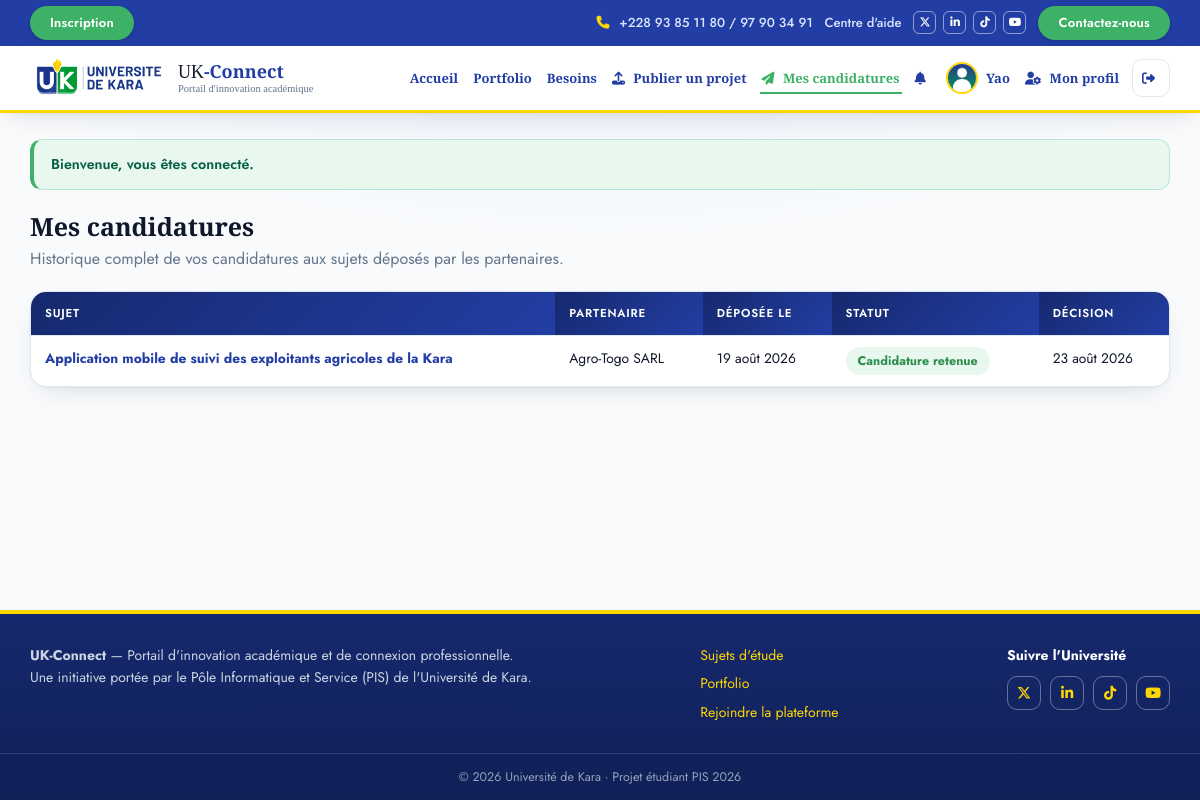
The app's page /mes-candidatures.php (signed in) with its own data.
### tables this page shows
CREATE TABLE utilisateurs (
    id                INT UNSIGNED  NOT NULL AUTO_INCREMENT COMMENT 'Identifiant unique du compte',
    nom               VARCHAR(100)  NOT NULL                COMMENT 'Nom de famille',
    prenom            VARCHAR(100)  NOT NULL                COMMENT 'Prénom',
    email             VARCHAR(150)  NOT NULL                COMMENT 'Identifiant de connexion (unique)',
    telephone         VARCHAR(20)   NULL                    COMMENT 'Contact visible aux partenaires',
    mot_de_passe      VARCHAR(255)  NOT NULL                COMMENT 'Hachage password_hash (bcrypt/argon2) — JAMAIS en clair',
    role_id           TINYINT UNSIGNED NOT NULL             COMMENT 'Rôle du compte → roles(id)',
    id_faculte        INT UNSIGNED  NULL                    COMMENT 'Faculté de rattachement (étudiants)',
    nom_structure     VARCHAR(150)  NULL                    COMMENT 'Raison sociale (partenaires uniquement)',
    niveau_etudes     VARCHAR(60)   NULL                    COMMENT 'Niveau d''études actuel (Licence 3, Master 1, Ingénieur…)',
    photo_profil      VARCHAR(255)  NULL                    COMMENT 'Nom du fichier avatar',
    banniere_profil   VARCHAR(255)  NULL                    COMMENT 'Nom du fichier bannière de couverture',
    bio               TEXT          NULL                    COMMENT 'Présentation libre du profil',
    actif             BOOLEAN       NOT NULL DEFAULT TRUE   COMMENT 'Suppression douce : FALSE = compte désactivé',
    date_creation     TIMESTAMP     NOT NULL DEFAULT CURRENT_TIMESTAMP COMMENT 'Création du compte',
    date_modification TIMESTAMP     NOT NULL DEFAULT CURRENT_TIMESTAMP
                                    ON UPDATE CURRENT_TIMESTAMP COMMENT 'Dernière mise à jour (auto)',
    PRIMARY KEY (id),
    UNIQUE KEY uq_utilisateurs_email (email),
    KEY idx_utilisateurs_role (role_id),
    CONSTRAINT fk_utilisateurs_role     FOREIGN KEY (role_id)   REFERENCES roles(id)
                                        ON DELETE RESTRICT ON UPDATE CASCADE,
    CONSTRAINT fk_utilisateurs_faculte  FOREIGN KEY (id_faculte) REFERENCES facultes(id)
                                        ON DELETE SET NULL ON UPDATE CASCADE,
    CONSTRAINT chk_utilisateurs_email   CHECK (email LIKE '%_@_%._%'),
    CONSTRAINT chk_utilisateurs_mdp     CHECK (CHAR_LENGTH(mot_de_passe) >= 20)
                                         
                                         
);

CREATE TABLE candidatures (
    id               INT UNSIGNED NOT NULL AUTO_INCREMENT COMMENT 'Identifiant de la candidature',
    id_sujet         INT UNSIGNED NOT NULL                COMMENT 'Sujet visé → besoins_sujets(id)',
    id_etudiant      INT UNSIGNED NOT NULL                COMMENT 'Étudiant candidat → utilisateurs(id)',
    statut_id        TINYINT UNSIGNED NOT NULL DEFAULT 1  COMMENT 'Suivi → statuts_candidature(id) (1 = en_attente)',
    date_candidature TIMESTAMP    NOT NULL DEFAULT CURRENT_TIMESTAMP COMMENT 'Date de dépôt',
    date_decision    DATETIME     NULL                    COMMENT 'Horodatage de la décision (retenue / non_retenue)',
    PRIMARY KEY (id),
    UNIQUE KEY uq_candidature_unique (id_sujet, id_etudiant),
     
     
    KEY idx_candidatures_sujet    (id_sujet, statut_id),   
    KEY idx_candidatures_etudiant (id_etudiant, date_candidature),  
    CONSTRAINT fk_candidatures_sujet    FOREIGN KEY (id_sujet)    REFERENCES besoins_sujets(id)
                                        ON DELETE CASCADE ON UPDATE CASCADE,
                                         
    CONSTRAINT fk_candidatures_etudiant FOREIGN KEY (id_etudiant) REFERENCES utilisateurs(id)
                                        ON DELETE RESTRICT ON UPDATE CASCADE,
                                         
    CONSTRAINT fk_candidatures_statut   FOREIGN KEY (statut_id)   REFERENCES statuts_candidature(id)
                                        ON DELETE RESTRICT ON UPDATE CASCADE
     
     
);

CREATE TABLE besoins_sujets (
    id                   INT UNSIGNED NOT NULL AUTO_INCREMENT COMMENT 'Identifiant du sujet',
    id_partenaire        INT UNSIGNED NOT NULL                COMMENT 'Partenaire déposant → utilisateurs(id)',
    titre_sujet          VARCHAR(200) NOT NULL                COMMENT 'Titre de la problématique',
    description_probleme TEXT         NOT NULL                COMMENT 'Description détaillée du besoin',
    secteur_filiere      VARCHAR(100) NOT NULL                COMMENT 'Secteur / filière concerné',
    id_faculte           INT UNSIGNED NULL                    COMMENT 'Faculté suggérée / confirmée par l''admin',
    statut_id            TINYINT UNSIGNED NOT NULL DEFAULT 1  COMMENT 'Modération → statuts_validation(id) (1 = en_attente)',
    valide_par           INT UNSIGNED NULL                    COMMENT 'Admin ayant tranché → utilisateurs(id)',
    date_validation      DATETIME     NULL                    COMMENT 'Horodatage de la décision de modération',
    date_creation        TIMESTAMP    NOT NULL DEFAULT CURRENT_TIMESTAMP COMMENT 'Dépôt du sujet',
    date_modification    TIMESTAMP    NOT NULL DEFAULT CURRENT_TIMESTAMP
                                      ON UPDATE CURRENT_TIMESTAMP COMMENT 'Dernière mise à jour (auto)',
    PRIMARY KEY (id),
    KEY idx_besoins_partenaire (id_partenaire),
    KEY idx_besoins_statut     (statut_id, id),       
    KEY idx_besoins_secteur    (secteur_filiere),
    KEY idx_besoins_faculte    (id_faculte),
    CONSTRAINT fk_besoins_partenaire  FOREIGN KEY (id_partenaire)    REFERENCES utilisateurs(id)
                                      ON DELETE RESTRICT ON UPDATE CASCADE,
    CONSTRAINT fk_besoins_faculte     FOREIGN KEY (id_faculte)       REFERENCES facultes(id)
                                      ON DELETE SET NULL ON UPDATE CASCADE,
    CONSTRAINT fk_besoins_statut      FOREIGN KEY (statut_id)        REFERENCES statuts_validation(id)
                                      ON DELETE RESTRICT ON UPDATE CASCADE,
    CONSTRAINT fk_besoins_valide_par  FOREIGN KEY (valide_par)       REFERENCES utilisateurs(id)
                                      ON DELETE SET NULL ON UPDATE CASCADE
     
     
     
);

CREATE TABLE statuts_candidature (
    id       TINYINT UNSIGNED NOT NULL AUTO_INCREMENT,
    code     VARCHAR(20)      NOT NULL COMMENT 'Code technique (en_attente | retenue | non_retenue)',
    libelle  VARCHAR(60)      NOT NULL COMMENT 'Libellé affiché',
    PRIMARY KEY (id),
    UNIQUE KEY uq_statuts_candidature_code (code)
);

### includes/auth.php (called while the page is built, shortened)
<?php
require_once __DIR__ . '/../config/database.php';
require_once __DIR__ . '/functions.php';
function current_user(): ?array
{
    static $cache = false;
    global $USER_COURANT;
    if ($cache !== false) return $USER_COURANT;
    $cache = true;
    $st = db()->prepare(
        'SELECT u.*, r.code AS role_code, f.sigle AS faculte_sigle
         FROM utilisateurs u
         JOIN roles r        ON r.id = u.role_id
         LEFT JOIN facultes f ON f.id = u.id_faculte
         WHERE u.id = ? AND u.actif = 1'
    );
    $st->execute([$_SESSION['user_id']]);
    $u = $st->fetch();
    $USER_COURANT = $u;
    return $u;
}
function est_etudiant(): bool  { $u = current_user(); return $u && $u['role_code'] === 'etudiant'; }
function est_partenaire(): bool{ $u = current_user(); return $u && $u['role_code'] === 'partenaire'; }
function est_admin(): bool     { $u = current_user(); return $u && $u['role_code'] === 'admin'; }
function require_login(): array
{
    $u = current_user();
    return $u;
}
function require_role(string ...$roles): array
{
    $u = require_login();
    return $u;
}

### config/database.php (called while the page is built, shortened)
<?php
function db(): PDO
{
    static $pdo = null;
    if ($pdo === null) {
        $dsn = 'mysql:host=' . DB_HOST . ';dbname=' . DB_NAME . ';charset=utf8mb4';
        try {
            $pdo = new PDO($dsn, DB_USER, DB_PASS, [
                PDO::ATTR_ERRMODE            => PDO::ERRMODE_EXCEPTION,
                PDO::ATTR_DEFAULT_FETCH_MODE => PDO::FETCH_ASSOC,
                PDO::ATTR_EMULATE_PREPARES   => false,
            ]);
        } catch (PDOException $e) {
            die('Impossible de se connecter à la base de données.
                 Vérifiez que MySQL est démarré dans XAMPP et que la base « ukconnect »
                 est importée (voir README.md).');
        }
    }
    return $pdo;
}

### mes-candidatures.php (the view, shortened to what this page needs)
<?php
require_once __DIR__ . '/includes/auth.php';
$u = require_role('etudiant');
$pdo = db();
$st = $pdo->prepare(
    'SELECT c.id, c.date_candidature, c.date_decision, sc.code AS statut_code,
            sc.libelle AS statut_libelle, s.id AS sujet_id, s.titre_sujet,
            u2.nom_structure AS partenaire, f.sigle AS faculte_sigle
     FROM candidatures c
     JOIN statuts_candidature sc ON sc.id = c.statut_id
     JOIN besoins_sujets s       ON s.id  = c.id_sujet
     JOIN utilisateurs u2        ON u2.id = s.id_partenaire
     LEFT JOIN facultes f        ON f.id  = u2.id_faculte
     WHERE c.id_etudiant = ?
     ORDER BY c.date_candidature DESC'
);
$st->execute([$u['id']]);
$candidatures = $st->fetchAll();
function classe_statut(string $code): string {
    return match ($code) {
        'valide', 'retenue'      => 'statut-valide',
        'rejete', 'non_retenue'  => 'statut-rejete',
        default                  => 'statut-en-attente',
    };
}
require __DIR__ . '/includes/header.php';
?>
<div class="page-titre">
  <h1>Mes candidatures</h1>
  <p>Historique complet de vos candidatures aux sujets déposés par les partenaires.</p>
</div>
<?php if (!$candidatures): ?>
  <div class="panneau">
    <p>Aucune candidature pour le moment. Parcourez la
       <a href="<?= url('sujets.php') ?>"><b>banque de sujets d'étude</b></a> pour trouver votre sujet de mémoire <i class="fa-solid fa-lightbulb"></i></p>
  </div>
<?php else: ?>
<div class="tableau-englobant">
  <table>
    <thead>
      <tr><th>Sujet</th><th>Partenaire</th><th>Déposée le</th><th>Statut</th><th>Décision</th></tr>
    </thead>
    <tbody>
      <?php foreach ($candidatures as $c): ?>
      <tr>
        <td><a href="<?= url('sujet-voir.php?id=' . (int)$c['sujet_id']) ?>"><b><?= e($c['titre_sujet']) ?></b></a></td>
        <td><?= e($c['partenaire']) ?></td>
        <td><?= date_fr($c['date_candidature']) ?></td>
        <td><span class="statut <?= classe_statut($c['statut_code']) ?>"><?= e($c['statut_libelle']) ?></span></td>
        <td><?= $c['date_decision'] ? date_fr($c['date_decision']) : '—' ?></td>
      </tr>
      <?php endforeach; ?>
    </tbody>
  </table>
</div>
<?php endif; ?>
<?php require __DIR__ . '/includes/footer.php'; ?>

### includes/header.php (shortened to what this page needs)
<?php
require_once __DIR__ . '/auth.php';
$u = current_user();
$chemin = $_SERVER['SCRIPT_NAME'] ?? '';
$navActif = function (string $suffixe) use ($chemin): string {
    if ($suffixe === '/index.php' && str_ends_with($chemin, 'admin/index.php')) return '';
    return str_ends_with($chemin, $suffixe) ? ' nav-actif' : '';
};
?>
<!DOCTYPE html>
<html lang="fr">
<head>
<link rel="stylesheet" href="https://cdnjs.cloudflare.com/ajax/libs/font-awesome/6.5.1/css/all.min.css">
<link rel="stylesheet" href="<?= url('assets/css/style.css') ?>">
</head>
<body>
<div class="topbar">
  <div class="conteneur topbar-interieur">
    <a class="topbar-btn" href="<?= url('inscription.php') ?>">Inscription</a>
    <div class="topbar-droite">
      <a class="topbar-lien topbar-tel" href="tel:+22893851180">
        <i class="fa-solid fa-phone"></i> +228 93 85 11 80 / 97 90 34 91</a>
      <a class="topbar-lien topbar-aide" href="<?= url('verifier-installation.php') ?>">Centre d'aide</a>
      <span class="topbar-sociaux">
        <a href="https://x.com/KaraUniversite" target="_blank" rel="noopener" aria-label="X (Twitter)" title="X (Twitter)"><i class="fa-brands fa-x-twitter"></i></a>
        <a href="https://www.linkedin.com/school/universit%C3%A9-de-kara" target="_blank" rel="noopener" aria-label="LinkedIn" title="LinkedIn"><i class="fa-brands fa-linkedin-in"></i></a>
        <a href="https://www.tiktok.com/@univkara_togo" target="_blank" rel="noopener" aria-label="TikTok" title="TikTok"><i class="fa-brands fa-tiktok"></i></a>
        <a href="https://www.youtube.com/@universitedekaratv7082" target="_blank" rel="noopener" aria-label="YouTube" title="YouTube"><i class="fa-brands fa-youtube"></i></a>
      </span>
      <a class="topbar-btn" href="mailto:admin@ukconnect.tg">Contactez-nous</a>
    </div>
  </div>
</div>
<header class="barre">
  <div class="conteneur barre-interieur">
    <a class="logo" href="<?= url('index.php') ?>">
      <img src="<?= url('assets/images/logo-uk.png') ?>" alt="Université de Kara" class="logo-img">
      <span class="logo-texte">UK<strong>-Connect</strong>
        <small>Portail d'innovation académique</small>
      </span>
    </a>
    <nav class="nav" id="nav">
      <a href="<?= url('index.php') ?>" class="<?= $navActif('/index.php') ?>">Accueil</a>
      <a href="<?= url('projets.php') ?>" class="<?= $navActif('/projets.php') ?>">Portfolio</a>
      <a href="<?= url('sujets.php') ?>" class="<?= $navActif('/sujets.php') ?>">Besoins</a>
      <?php if (est_admin()): ?>
        <a href="<?= url('admin/index.php') ?>" class="nav-admin<?= $navActif('admin/index.php') ?>"><i class="fa-solid fa-user-shield"></i> Administration</a>
      <?php elseif (est_partenaire()): ?>
        <a href="<?= url('sujet-deposer.php') ?>" class="<?= $navActif('/sujet-deposer.php') ?>"><i class="fa-solid fa-plus"></i> Déposer un besoin</a>
        <a href="<?= url('partenaire-espace.php') ?>" class="<?= $navActif('/partenaire-espace.php') ?>"><i class="fa-solid fa-briefcase"></i> Mon espace</a>
      <?php elseif (est_etudiant()): ?>
        <a href="<?= url('projet-publier.php') ?>" class="<?= $navActif('/projet-publier.php') ?>"><i class="fa-solid fa-upload"></i> Publier un projet</a>
        <a href="<?= url('mes-candidatures.php') ?>" class="<?= $navActif('/mes-candidatures.php') ?>"><i class="fa-solid fa-paper-plane"></i> Mes candidatures</a>
      <?php endif; ?>
      <?php if ($u): ?>
        <a href="<?= url('notifications.php') ?>" title="Mes notifications" class="nav-cloche<?= $navActif('/notifications.php') ?>">
          <i class="fa-solid fa-bell"></i><span class="nav-libelle"> Notifications</span>
        </a>
        <?php
        $lienProfilNom = $u['role_code'] === 'etudiant'
            ? url('etudiant.php?id=' . (int)$u['id'])
            : url('profil.php');
        ?>
        <a class="nav-profil" href="<?= $lienProfilNom ?>"
           title="<?= $u['role_code'] === 'etudiant' ? 'Voir mon profil public (portfolio)' : 'Mon profil' ?>">
          <?php if (!empty($u['photo_profil'])): ?>
            <img class="nav-avatar" src="<?= url('assets/uploads/avatars/' . rawurlencode($u['photo_profil'])) ?>"
                 alt="Ma photo de profil">
          <?php else: ?>
            <span class="nav-avatar nav-avatar-initiales">
              <?= e(mb_strtoupper(mb_substr($u['prenom'], 0, 1) . mb_substr($u['nom'], 0, 1))) ?>
            </span>
          <?php endif; ?>
          <span class="nav-libelle"><?= e($u['prenom']) ?></span>
        </a>
        <?php if ($u['role_code'] === 'etudiant'): ?>
          <a href="<?= url('profil.php') ?>" class="<?= $navActif('/profil.php') ?>"><i class="fa-solid fa-user-gear"></i> Mon profil</a>
        <?php endif; ?>
        <a class="nav-ico" href="<?= url('deconnexion.php') ?>"
           title="Se déconnecter"><i class="fa-solid fa-right-from-bracket"></i></a>
      <?php endif; ?>
    </nav>
  </div>
</header>
<main class="conteneur principal">
<?= flash_afficher() ?>

### records on screen
utilisateurs: photo_profil (picture), prenom "Yao"
candidatures: id_sujet.titre_sujet "Application mobile de suivi des exploitants agricoles de la Kara", utilisateurs.nom_structure "Agro-Togo SARL", date_candidature "19 août 2026", statut.libelle "Candidature retenue", date_decision "23 août 2026"

### other values on screen
$f['message'] "Bienvenue, vous êtes connecté."
